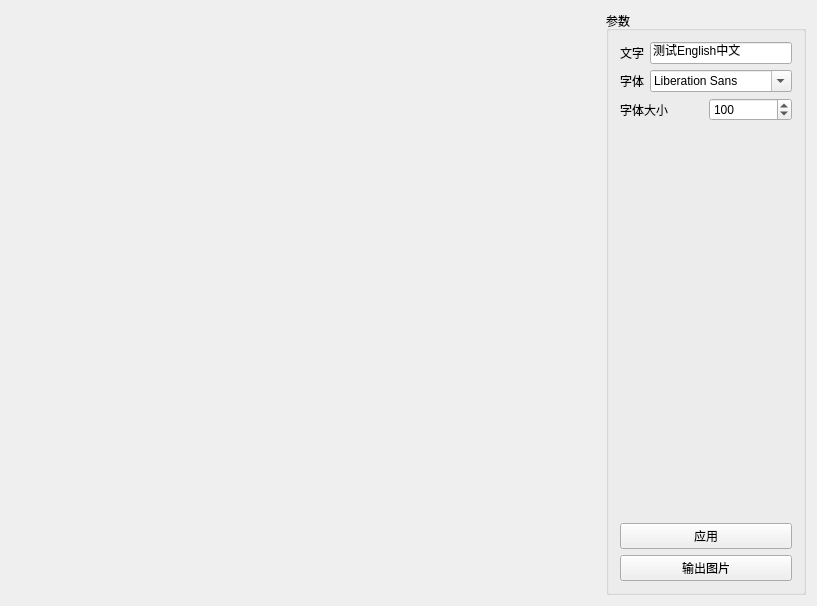
<?xml version="1.0" encoding="UTF-8"?>
<ui version="4.0">
 <class>CImageTextDrawerTest</class>
 <widget class="QWidget" name="CImageTextDrawerTest">
  <property name="geometry">
   <rect>
    <x>0</x>
    <y>0</y>
    <width>817</width>
    <height>606</height>
   </rect>
  </property>
  <property name="windowTitle">
   <string>Demo</string>
  </property>
  <layout class="QHBoxLayout" name="horizontalLayout">
   <item>
    <widget class="QWidget" name="widgetDrawArea" native="true"/>
   </item>
   <item>
    <widget class="QGroupBox" name="groupBox">
     <property name="minimumSize">
      <size>
       <width>200</width>
       <height>0</height>
      </size>
     </property>
     <property name="maximumSize">
      <size>
       <width>200</width>
       <height>16777215</height>
      </size>
     </property>
     <property name="title">
      <string>参数</string>
     </property>
     <layout class="QVBoxLayout" name="verticalLayout">
      <item>
       <layout class="QHBoxLayout" name="horizontalLayout_3">
        <item>
         <widget class="QLabel" name="label_2">
          <property name="text">
           <string>文字</string>
          </property>
         </widget>
        </item>
        <item>
         <widget class="QLineEdit" name="lineEditText">
          <property name="text">
           <string>测试English中文</string>
          </property>
         </widget>
        </item>
       </layout>
      </item>
      <item>
       <layout class="QHBoxLayout" name="horizontalLayout_4">
        <item>
         <widget class="QLabel" name="label_3">
          <property name="text">
           <string>字体</string>
          </property>
         </widget>
        </item>
        <item>
         <widget class="QFontComboBox" name="fontComboBox"/>
        </item>
       </layout>
      </item>
      <item>
       <layout class="QHBoxLayout" name="horizontalLayout_2">
        <item>
         <widget class="QLabel" name="label">
          <property name="text">
           <string>字体大小</string>
          </property>
         </widget>
        </item>
        <item>
         <widget class="QSpinBox" name="spinBoxFontSize">
          <property name="minimum">
           <number>1</number>
          </property>
          <property name="maximum">
           <number>9999</number>
          </property>
          <property name="value">
           <number>100</number>
          </property>
         </widget>
        </item>
       </layout>
      </item>
      <item>
       <spacer name="verticalSpacer">
        <property name="orientation">
         <enum>Qt::Vertical</enum>
        </property>
        <property name="sizeHint" stdset="0">
         <size>
          <width>20</width>
          <height>40</height>
         </size>
        </property>
       </spacer>
      </item>
      <item>
       <widget class="QPushButton" name="pushButtonApply">
        <property name="text">
         <string>应用</string>
        </property>
       </widget>
      </item>
      <item>
       <widget class="QPushButton" name="pushButtonOutput">
        <property name="text">
         <string>输出图片</string>
        </property>
       </widget>
      </item>
     </layout>
    </widget>
   </item>
  </layout>
 </widget>
 <layoutdefault spacing="6" margin="11"/>
 <resources/>
 <connections/>
</ui>
